Frame 1 (no input): blank canvas, image omitted
Frame 60 (the mouse pressed at the canvas centre just before this capture): blank canvas, image omitted
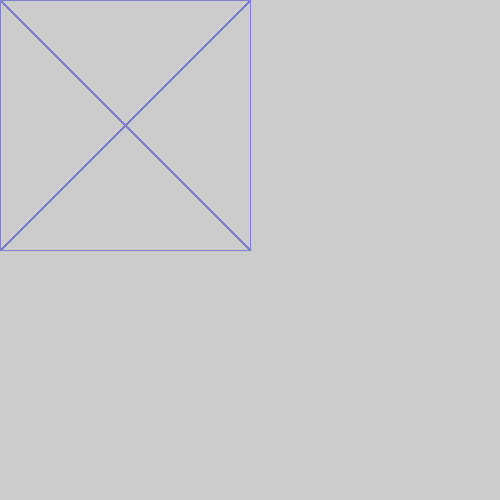
Frame 120 (the mouse held since frame 60 and released just before this capture)

The Processing sketch whose frames 1 and 60 were blank and that drew this single picture after the mouse press (run headless with seeded random() and noise(); from frame 60 on, the mouse is pressed at the canvas centre):

// Processing sketch: Anime20230603_ver2
// ── Anime20230603_ver2.pde
void setup()
{
  size(500, 500);
  noStroke();
  colorMode(RGB, 500);
}

int x = 0;
int y = 0;
int z = 0;

void draw()
{
   Up();
}

void Up()
{
  x = mouseX;
  line(x, 0, 0, 0);
  line(0, x, 0, 0);
  line(x, x, 0, 0);
  line(x, x, x, 0);
  line(0, x, x, 0);
  line(0, x, x, x);
  y = mouseY;
  line(y, 0, 0, 0);
  line(0, y, 0, 0);
  line(y, y, 0, 0);
  line(y, y, y, 0);
  line(0, y, y, 0);
  line(0, y, y, y);
  stroke(x, y, 400);
  point(x, y);
}
